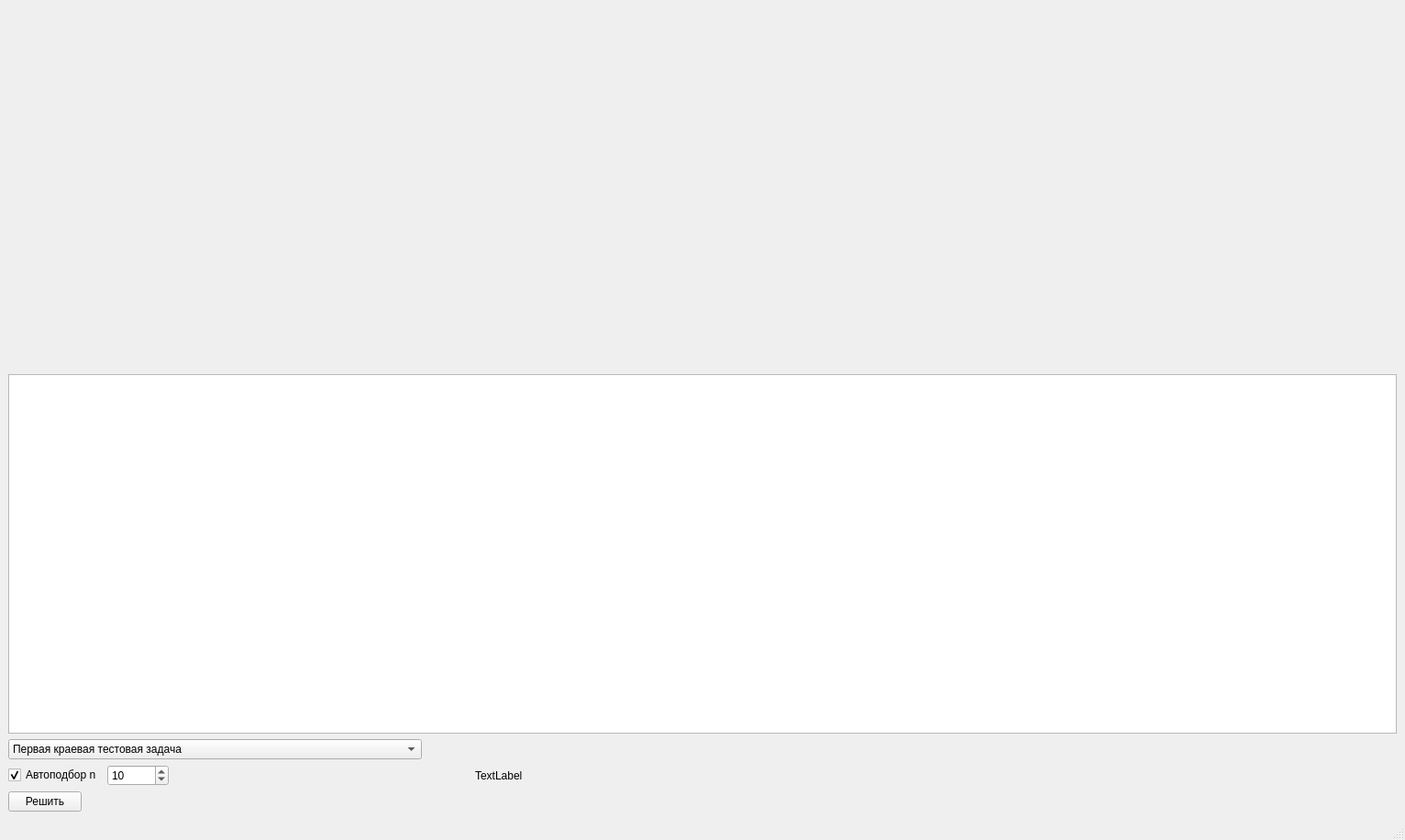
<?xml version="1.0" encoding="UTF-8"?>
<ui version="4.0">
 <class>MainWindow</class>
 <widget class="QMainWindow" name="MainWindow">
  <property name="geometry">
   <rect>
    <x>0</x>
    <y>0</y>
    <width>1532</width>
    <height>916</height>
   </rect>
  </property>
  <property name="windowTitle">
   <string>MainWindow</string>
  </property>
  <widget class="QWidget" name="centralwidget">
   <layout class="QGridLayout" name="gridLayout">
    <item row="0" column="0">
     <layout class="QVBoxLayout" name="verticalLayout_4">
      <item>
       <layout class="QVBoxLayout" name="verticalLayout_2" stretch="1,1">
        <item>
         <layout class="QHBoxLayout" name="horizontalLayout">
          <item>
           <widget class="QChartView" name="solutionChartView" native="true"/>
          </item>
          <item>
           <widget class="QChartView" name="errorChartView" native="true"/>
          </item>
         </layout>
        </item>
        <item>
         <widget class="QTableWidget" name="tableWidget"/>
        </item>
       </layout>
      </item>
      <item>
       <layout class="QHBoxLayout" name="horizontalLayout_3" stretch="1,2">
        <item>
         <layout class="QVBoxLayout" name="verticalLayout">
          <item>
           <widget class="QComboBox" name="taskComboBox">
            <property name="sizePolicy">
             <sizepolicy hsizetype="Fixed" vsizetype="Fixed">
              <horstretch>0</horstretch>
              <verstretch>0</verstretch>
             </sizepolicy>
            </property>
            <property name="editable">
             <bool>false</bool>
            </property>
            <item>
             <property name="text">
              <string>Первая краевая тестовая задача</string>
             </property>
            </item>
            <item>
             <property name="text">
              <string>Первая краевая основная задача</string>
             </property>
            </item>
            <item>
             <property name="text">
              <string>Смешанная краевая тестовая задача с классической аппроксимацией ГУ </string>
             </property>
            </item>
            <item>
             <property name="text">
              <string>Смешанная краевая основная задача с улучшенной аппроксимацией ГУ</string>
             </property>
            </item>
           </widget>
          </item>
          <item>
           <layout class="QHBoxLayout" name="horizontalLayout_2">
            <item>
             <widget class="QCheckBox" name="autoCalcCheckBox">
              <property name="text">
               <string>Автоподбор n</string>
              </property>
              <property name="checked">
               <bool>true</bool>
              </property>
             </widget>
            </item>
            <item>
             <widget class="QSpinBox" name="nSpinBox">
              <property name="sizePolicy">
               <sizepolicy hsizetype="Fixed" vsizetype="Fixed">
                <horstretch>0</horstretch>
                <verstretch>0</verstretch>
               </sizepolicy>
              </property>
              <property name="minimum">
               <number>1</number>
              </property>
              <property name="maximum">
               <number>1000000</number>
              </property>
              <property name="value">
               <number>10</number>
              </property>
             </widget>
            </item>
            <item>
             <spacer name="horizontalSpacer">
              <property name="orientation">
               <enum>Qt::Orientation::Horizontal</enum>
              </property>
              <property name="sizeHint" stdset="0">
               <size>
                <width>40</width>
                <height>20</height>
               </size>
              </property>
             </spacer>
            </item>
           </layout>
          </item>
          <item>
           <widget class="QPushButton" name="solveButton">
            <property name="sizePolicy">
             <sizepolicy hsizetype="Fixed" vsizetype="Fixed">
              <horstretch>0</horstretch>
              <verstretch>0</verstretch>
             </sizepolicy>
            </property>
            <property name="text">
             <string>Решить</string>
            </property>
           </widget>
          </item>
         </layout>
        </item>
        <item>
         <layout class="QVBoxLayout" name="verticalLayout_3">
          <item>
           <widget class="QLabel" name="infoLabel">
            <property name="text">
             <string>TextLabel</string>
            </property>
           </widget>
          </item>
         </layout>
        </item>
       </layout>
      </item>
     </layout>
    </item>
   </layout>
  </widget>
  <widget class="QMenuBar" name="menubar">
   <property name="geometry">
    <rect>
     <x>0</x>
     <y>0</y>
     <width>1532</width>
     <height>24</height>
    </rect>
   </property>
  </widget>
  <widget class="QStatusBar" name="statusbar"/>
 </widget>
 <customwidgets>
  <customwidget>
   <class>QChartView</class>
   <extends>QWidget</extends>
   <header>QtCharts/QChartView.h</header>
   <container>1</container>
  </customwidget>
 </customwidgets>
 <resources/>
 <connections/>
</ui>
